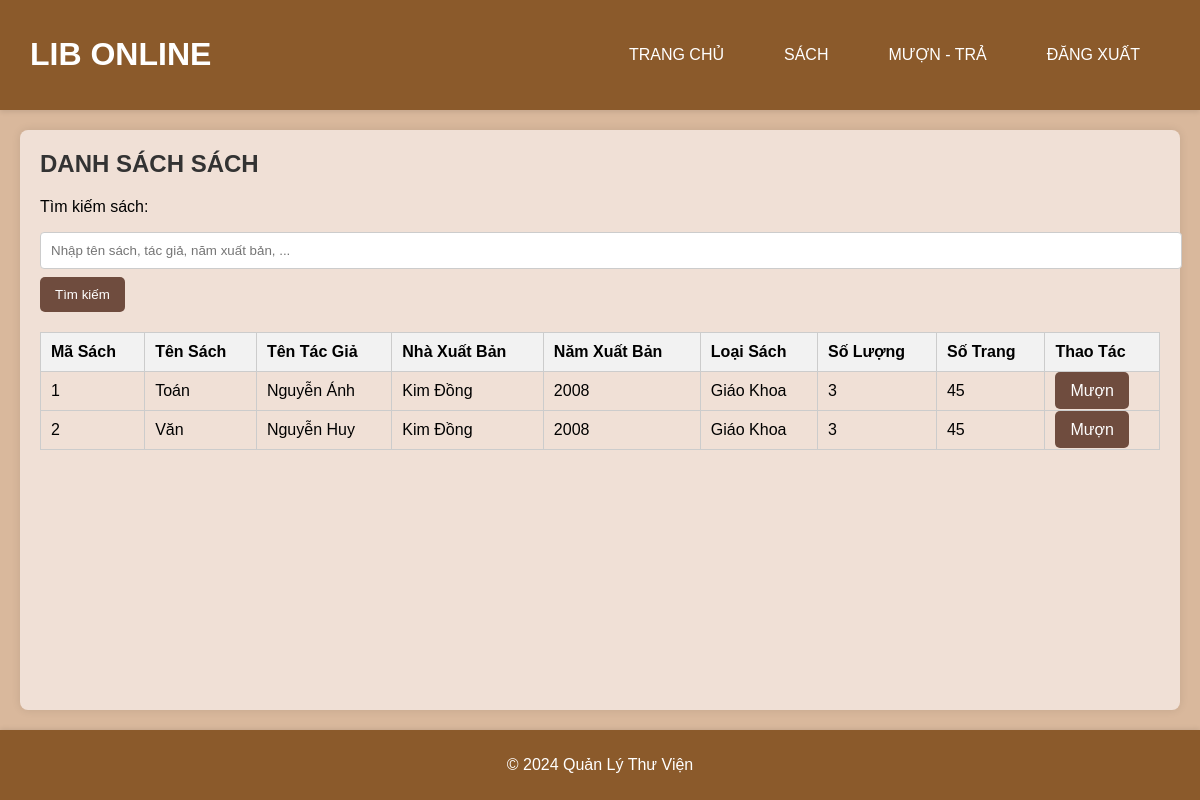
/books, run on the app's committed database.
### tables this page shows
CREATE TABLE sach (
    ma_sach INTEGER PRIMARY KEY AUTOINCREMENT,
    ten_sach TEXT NOT NULL,
    ten_TG TEXT,
    nha_XB TEXT,
    nam_XB INTEGER,
    loai_sach TEXT,
    so_luong INTEGER,
    so_trang INTEGER
);

### app.py (the view)
@app.route('/books', methods=['GET'])
def books():
    search_query = request.args.get('query', '').lower()  # Chuyển query về chữ thường
    conn = get_db_connection()
    if search_query:
        query = f"""
            SELECT * FROM sach
            WHERE LOWER(ten_sach) LIKE ? OR LOWER(ten_TG) LIKE ? OR LOWER(nha_XB) LIKE ? OR LOWER(nam_XB) LIKE ? OR LOWER(loai_sach) LIKE ?
        """
        books = conn.execute(query, [f'%{search_query}%', f'%{search_query}%', f'%{search_query}%', f'%{search_query}%', f'%{search_query}%']).fetchall()
    else:
        books = conn.execute('SELECT * FROM sach').fetchall()
    conn.close()
    return render_template('books.html', books=books)

### app.py (called while the page is built)
def get_db_connection():
    conn = sqlite3.connect('thuvien.db')
    conn.row_factory = sqlite3.Row
    return conn

### templates/books.html (shortened to what this page needs)
<!DOCTYPE html>
<html lang="vi">
<head>
    <link rel="stylesheet" href="{{ url_for('static', filename='styles.css') }}">
</head>
<body>
    <header>
        <h1>LIB ONLINE</h1>
        <nav>
            <ul>
                <li><a href="/">TRANG CHỦ</a></li>
                <li><a href="/books">SÁCH</a></li>
                <li><a href="/list_borrows">MƯỢN - TRẢ</a></li>
                <li><a href="/logout">ĐĂNG XUẤT</a></li>
            </ul>
        </nav>
    </header>
    <main>
        <h2>DANH SÁCH SÁCH</h2>
        <form name="searchMemberForm" action="{{ url_for('books') }}" method="GET">
            <label for="search">Tìm kiếm sách:</label>
            <input type="text" id="search" name="query" placeholder="Nhập tên sách, tác giả, năm xuất bản, ...">
            <input type="submit" value="Tìm kiếm">
        </form>
        <table>
            <thead>
                <tr>
                    <th>Mã Sách</th>
                    <th>Tên Sách</th>
                    <th>Tên Tác Giả</th>
                    <th>Nhà Xuất Bản</th>
                    <th>Năm Xuất Bản</th>
                    <th>Loại Sách</th>
                    <th>Số Lượng</th>
                    <th>Số Trang</th>
                    <th>Thao Tác</th>
                </tr>
            </thead>
            <tbody>
                {% for book in books %}
                <tr>
                    <td>{{ book[0] }}</td>
                    <td>{{ book[1] }}</td>
                    <td>{{ book[2] }}</td>
                    <td>{{ book[3] }}</td>
                    <td>{{ book[4] }}</td>
                    <td>{{ book[5] }}</td>
                    <td>{{ book[6] }}</td>
                    <td>{{ book[7] }}</td>
                    <td>
                        <a href="{{ url_for('add_borrow', book_id=book[0]) }}" class="btn">Mượn</a>
                    </td>
                </tr>
                {% endfor %}
            </tbody>
        </table>
    </main>
    <footer>
        <p>&copy; 2024 Quản Lý Thư Viện</p>
    </footer>
</body>
</html>

### static/styles.css (style rules this page uses)
body { font-family: Arial, sans-serif; margin: 0; padding: 0; background-color: #d9b89c; display: flex; flex-direction: column; min-height: 100vh; }
header { display: flex; justify-content: space-between; align-items: center; background: #8b5a2b; color: white; padding: 15px 30px; box-shadow: 0 2px 5px rgba(0, 0, 0, 0.1); }
nav ul { list-style-type: none; padding: 0; display: flex; }
nav ul li { margin: 0 15px; }
nav ul li a { color: white; text-decoration: none; padding: 10px 15px; border-radius: 5px; transition: background 0.3s, color 0.3s; }
main { margin: 20px; background: #f0e0d6; padding: 20px; border-radius: 8px; box-shadow: 0 0 10px rgba(0, 0, 0, 0.1); flex: 1; }
h2 { margin-top: 0; color: #333; }
form { margin-bottom: 20px; }
form label { display: block; margin-bottom: 8px; }
input[type="text"], input[type="email"], input[type="password"], input[type="number"] { width: 100%; padding: 10px; margin: 8px 0; border: 1px solid #ccc; border-radius: 4px; }
input[type="submit"], .btn { background-color: #6f4c3e; color: white; border: none; padding: 10px 15px; border-radius: 5px; cursor: pointer; text-decoration: none; transition: background-color 0.3s; }
table { width: 100%; border-collapse: collapse; margin-top: 20px; }
table, th, td { border: 1px solid #ccc; }
th, td { padding: 10px; text-align: left; }
th { background-color: #f2f2f2; font-weight: bold; }
footer { text-align: center; padding: 10px 0; background: #8b5a2b; color: white; position: relative; bottom: 0; width: 100%; box-shadow: 0 -1px 5px rgba(0, 0, 0, 0.1); }

### data on the page
sach: ma_sach "1", ten_sach "Toán", ten_TG "Nguyễn Ánh", nha_XB "Kim Đồng", nam_XB "2008", loai_sach "Giáo Khoa", so_luong "3", so_trang "45"
sach: ma_sach "2", ten_sach "Văn", ten_TG "Nguyễn Huy", nha_XB "Kim Đồng", nam_XB "2008", loai_sach "Giáo Khoa", so_luong "3", so_trang "45"
